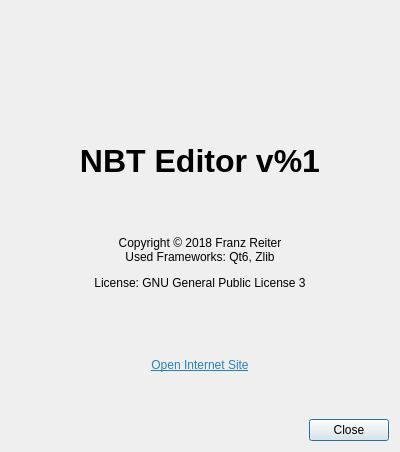
<?xml version="1.0" encoding="UTF-8"?>
<ui version="4.0">
 <class>AboutDialog</class>
 <widget class="QDialog" name="AboutDialog">
  <property name="geometry">
   <rect>
    <x>0</x>
    <y>0</y>
    <width>400</width>
    <height>452</height>
   </rect>
  </property>
  <property name="sizePolicy">
   <sizepolicy hsizetype="Fixed" vsizetype="Fixed">
    <horstretch>0</horstretch>
    <verstretch>0</verstretch>
   </sizepolicy>
  </property>
  <property name="minimumSize">
   <size>
    <width>400</width>
    <height>452</height>
   </size>
  </property>
  <property name="maximumSize">
   <size>
    <width>400</width>
    <height>452</height>
   </size>
  </property>
  <property name="windowTitle">
   <string>About</string>
  </property>
  <property name="windowIcon">
   <iconset resource="../../resources/resources.qrc">
    <normaloff>:/general/logo.png</normaloff>:/general/logo.png</iconset>
  </property>
  <property name="modal">
   <bool>true</bool>
  </property>
  <layout class="QVBoxLayout" name="verticalLayout">
   <item>
    <widget class="QLabel" name="image">
     <property name="text">
      <string notr="true"/>
     </property>
     <property name="pixmap">
      <pixmap resource="../../resources/resources.qrc">:/general/logo.png</pixmap>
     </property>
     <property name="scaledContents">
      <bool>false</bool>
     </property>
     <property name="alignment">
      <set>Qt::AlignCenter</set>
     </property>
     <property name="wordWrap">
      <bool>false</bool>
     </property>
     <property name="openExternalLinks">
      <bool>false</bool>
     </property>
    </widget>
   </item>
   <item>
    <widget class="QLabel" name="nameLabel">
     <property name="font">
      <font>
       <pointsize>24</pointsize>
       <weight>75</weight>
       <italic>false</italic>
       <bold>true</bold>
      </font>
     </property>
     <property name="text">
      <string>NBT Editor v%1</string>
     </property>
     <property name="textFormat">
      <enum>Qt::AutoText</enum>
     </property>
     <property name="alignment">
      <set>Qt::AlignCenter</set>
     </property>
     <property name="wordWrap">
      <bool>false</bool>
     </property>
    </widget>
   </item>
   <item>
    <widget class="QLabel" name="textLabel">
     <property name="text">
      <string>&lt;html&gt;&lt;head/&gt;&lt;body&gt;&lt;p&gt;Copyright © 2018 Franz Reiter&lt;br/&gt;Used Frameworks: Qt6, Zlib&lt;/p&gt;&lt;p&gt;License: GNU General Public License 3&lt;/p&gt;&lt;/body&gt;&lt;/html&gt;</string>
     </property>
     <property name="alignment">
      <set>Qt::AlignCenter</set>
     </property>
    </widget>
   </item>
   <item>
    <widget class="QLabel" name="openWebsite">
     <property name="text">
      <string>&lt;html&gt;&lt;head/&gt;&lt;body&gt;&lt;p&gt;&lt;a href=&quot;https://nbt-editor.com&quot;&gt;&lt;span style=&quot; text-decoration: underline; color:#2980b9;&quot;&gt;Open Internet Site&lt;/span&gt;&lt;/a&gt;&lt;/p&gt;&lt;/body&gt;&lt;/html&gt;</string>
     </property>
     <property name="alignment">
      <set>Qt::AlignCenter</set>
     </property>
     <property name="openExternalLinks">
      <bool>true</bool>
     </property>
    </widget>
   </item>
   <item>
    <widget class="QDialogButtonBox" name="buttonBox">
     <property name="orientation">
      <enum>Qt::Horizontal</enum>
     </property>
     <property name="standardButtons">
      <set>QDialogButtonBox::Close</set>
     </property>
    </widget>
   </item>
  </layout>
 </widget>
 <resources>
  <include location="../../resources/resources.qrc"/>
 </resources>
 <connections>
  <connection>
   <sender>buttonBox</sender>
   <signal>accepted()</signal>
   <receiver>AboutDialog</receiver>
   <slot>accept()</slot>
   <hints>
    <hint type="sourcelabel">
     <x>248</x>
     <y>254</y>
    </hint>
    <hint type="destinationlabel">
     <x>157</x>
     <y>274</y>
    </hint>
   </hints>
  </connection>
  <connection>
   <sender>buttonBox</sender>
   <signal>rejected()</signal>
   <receiver>AboutDialog</receiver>
   <slot>reject()</slot>
   <hints>
    <hint type="sourcelabel">
     <x>316</x>
     <y>260</y>
    </hint>
    <hint type="destinationlabel">
     <x>286</x>
     <y>274</y>
    </hint>
   </hints>
  </connection>
 </connections>
</ui>
